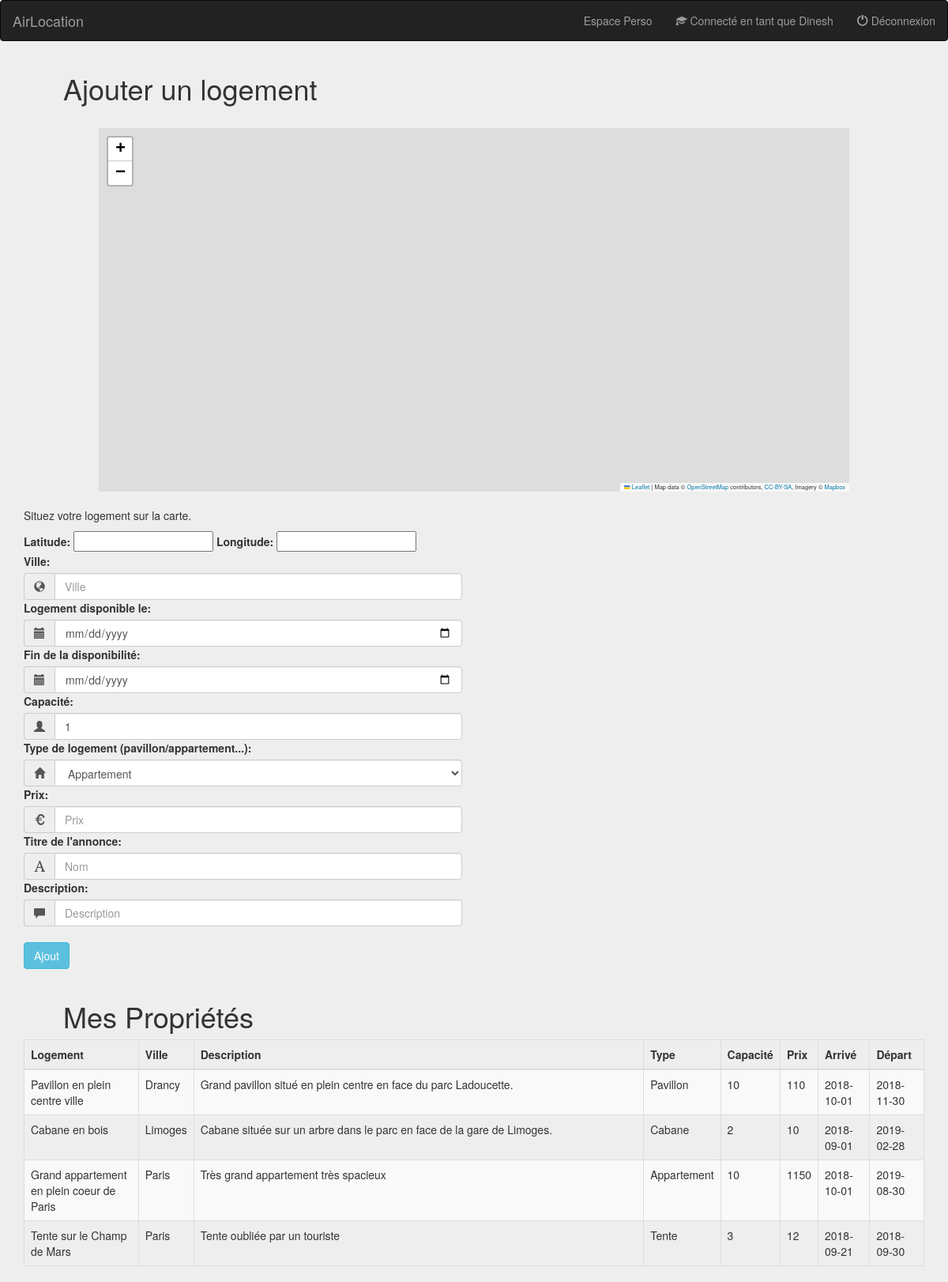
The page /espace_proprio.php (signed in) on the database its author committed.
### tables this page shows
CREATE TABLE IF NOT EXISTS `logements` (
  `idLogement` smallint(3) NOT NULL AUTO_INCREMENT,
  `idProprio` smallint(3) NOT NULL,
  `ville` varchar(100) NOT NULL,
  `dateArr` date NOT NULL,
  `dateDep` date NOT NULL,
  `capacite` smallint(3) NOT NULL,
  `longitude` float NOT NULL,
  `latitude` float NOT NULL,
  `typeLogement` varchar(50) NOT NULL,
  `prix` float NOT NULL,
  `description` text NOT NULL,
  `nomLogement` varchar(100) NOT NULL,
  PRIMARY KEY (`idLogement`,`idProprio`)
);

### espace_proprio.php (the view, shortened to what this page needs)
<?php
	$page_name="espace_proprio.php";
	require ('entete.php');
	require('database_auth.php');
?>
	<div class="col-lg-12 col-md-12 col-sm-12">
        <div class="col-lg-12 col-md-12 col-sm-12">
        	<h1>Ajouter un logement</h1>
        	<div class="col-lg-offset-1 col-lg-10 col-lg-offset-1 col-md-offset-1 col-md-10 col-md-offset-1 col-sm-offset-1 col-sm-10 col-sm-offset-1" id="mapContainer">
        	</div>
        </div>
        <div class="col-lg-6 col-md-6 col-sm-6">
        	<p>Situez votre logement sur la carte.</p>
        	<form action="add_propriete.php" method="POST">
        		<label for="lat">Latitude:</label>
        		<input type="text" name="lat" id="lat" required>
        		<label for="long">Longitude:</label>
        		<input type="text" name="long" id="long" required>
        		<label for="inputVille">Ville:</label>
        		<div class="input-group">
				    <span class="input-group-addon"><i class="glyphicon glyphicon-globe"></i></span>
				    <input type="text" name="inputVille" id="inputVille" class="form-control" placeholder="Ville" required autofocus>
				</div>
				<label for="dateArr">Logement disponible le:</label>
        		<div class="input-group">
				    <span class="input-group-addon"><i class="glyphicon glyphicon-calendar"></i></span>
				    <input type="date" name="dateArr" id="dateArr" class="form-control" placeholder="Date d'arrivée" required>
				</div>
				<label for="dateDep">Fin de la disponibilité:</label>
        		<div class="input-group">
				    <span class="input-group-addon"><i class="glyphicon glyphicon-calendar"></i></span>
				    <input type="date" name="dateDep" id="dateDep" class="form-control" placeholder="Date de départ" required>
				</div>
				<label for="capacite">Capacité:</label>
        		<div class="input-group">
				    <span class="input-group-addon"><i class="glyphicon glyphicon-user"></i></span>
				    <input type="number" min="1" max="10" name="capacite" id="capacite" class="form-control" value="1" required>
				</div>
				<label for="inputType">Type de logement (pavillon/appartement...):</label>
        		<div class="input-group">
				    <span class="input-group-addon"><i class="glyphicon glyphicon-home"></i></span>
				    <select class="form-control" name="inputType" id="inputType" value="Appartement">
					    <option>Appartement</option>
					</select>
				</div>
				<label for="inputPrix">Prix:</label>
        		<div class="input-group">
				    <span class="input-group-addon"><i class="glyphicon glyphicon-euro"></i></span>
				    <input type="number" name="inputPrix" id="inputPrix" class="form-control" placeholder="Prix" min="0" required>
				</div>
				<label for="inputNom">Titre de l'annonce:</label>
        		<div class="input-group">
				    <span class="input-group-addon"><i class="glyphicon glyphicon-font"></i></span>
				    <input type="text" name="inputNom" id="inputNom" class="form-control" placeholder="Nom" required>
				</div>
				<label for="inputDescription">Description:</label>
        		<div class="input-group">
				    <span class="input-group-addon"><i class="glyphicon glyphicon-comment"></i></span>
				    <input type="text" name="inputDescription" id="inputDescription" class="form-control" placeholder="Description" required>
				</div>
				<button type="submit" class="btn btn-info">Ajout</button>
        	</form>
		</div>
    	<div class="col-lg-12 col-md-12 col-sm-12">
			<br>
			<h1>Mes Propriétés</h1>
			<div>
				<table class="table table-striped table-bordered">
					<thead>
					<tr>
						<th>Logement</th>
						<th>Ville</th>
						<th class="col-lg-6 col-md-6 col-sm-6">Description</th>
						<th>Type</th>
						<th>Capacité</th>
						<th>Prix</th>
						<th>Arrivé</th>
						<th>Départ</th>
					</tr>
					</thead>
					<tbody>
				<?php
					$req=$bd->prepare('select * from logements l where l.idProprio=:id');
					$req->bindvalue(':id', $_SESSION['idUser']);
					$req->execute();
					while($tab = $req->fetch(PDO::FETCH_ASSOC)){
						echo "<tr>";
						echo "<td>" . $tab['nomLogement'] . "</td>";
						echo "<td>" . $tab['ville'] . "</td>";
						echo "<td>" . $tab['description'] . "</td>";
						echo "<td>" . $tab['typeLogement'] . "</td>";
						echo "<td>" . $tab['capacite'] . "</td>";
						echo "<td>" . $tab['prix'] . "</td>";
						echo "<td>" . $tab['dateArr'] . "</td>";
						echo "<td>" . $tab['dateDep'] . "</td>";
						echo "</tr>";
					}
				?>
					</tbody>
				</table>
			</div>
		</div>
    </div>
</body>
</html>

### entete.php (shortened to what this page needs)
<!DOCTYPE html>
<html lang="fr">
<head>
  <link href="bootstrap/css/bootstrap.min.css" rel="stylesheet">
  <link rel="stylesheet" href="https://unpkg.com/leaflet@1.3.1/dist/leaflet.css"
/>
  <link  href="css/hotel-datepicker.css" rel="stylesheet">
  <link href="css/authentification.css" rel="stylesheet">
  <link href="css/mon_compte.css" rel="stylesheet">
  <link href="css/espace_proprio.css" rel="stylesheet">
</head>
<body>
<nav class="navbar navbar-inverse">
  <div class="container-fluid">
    <div class="navbar-header">
      <a class="navbar-brand" href="home.php">AirLocation</a>
    </div>
    <ul class="nav navbar-nav navbar-right">
      <?php
        if(@$_SESSION['connecte'] == true && $page_name !== "redirection_connexion.php" && $page_name !== "redirection_inscription.php" && $page_name !== "deconnexion.php"){
          echo "<li><a href='mon_compte.php' id='espace_perso'> Espace Perso </a></li>";
          echo "<li><a href='#' id='connected_as'><span class='glyphicon glyphicon-education glyphicon_header'> </span> Connecté en tant que " . $_SESSION['login'] . "</a></li>";
          echo '<li><a href="deconnexion.php"><span class="glyphicon glyphicon-off glyphicon_header"> </span> Déconnexion </a></li>';
        }
      ?>
    </ul>
  </div>
</nav>

### css/authentification.css (style rules this page uses)
body { padding-bottom: 40px; background-color: #eee; }

### css/mon_compte.css (style rules this page uses)
h1 { margin-left: 50px; }

### css/espace_proprio.css (style rules this page uses)
#mapContainer { height: 460px; margin-top: 20px; margin-bottom: 20px; }

### rows shown on the page
logements: nomLogement "Pavillon en plein centre ville", ville "Drancy", description "Grand pavillon situé en plein centre en face du parc Ladoucette.", typeLogement "Pavillon", capacite "10", prix "110", dateArr "2018-10-01", dateDep "2018-11-30"
logements: nomLogement "Cabane en bois", ville "Limoges", description "Cabane située sur un arbre dans le parc en face de la gare de Limoges.", typeLogement "Cabane", capacite "2", prix "10", dateArr "2018-09-01", dateDep "2019-02-28"
logements: nomLogement "Grand appartement en plein coeur de Paris", ville "Paris", description "Très grand appartement très spacieux", typeLogement "Appartement", capacite "10", prix "1150", dateArr "2018-10-01", dateDep "2019-08-30"
logements: nomLogement "Tente sur le Champ de Mars", ville "Paris", description "Tente oubliée par un touriste", typeLogement "Tente", capacite "3", prix "12", dateArr "2018-09-21", dateDep "2018-09-30"

### other values the page prints
$_SESSION['login'] "Dinesh"
